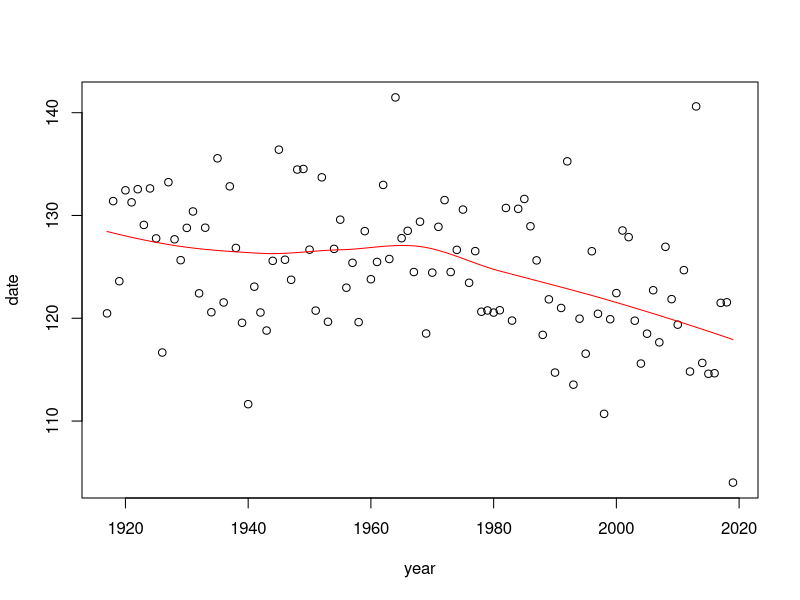
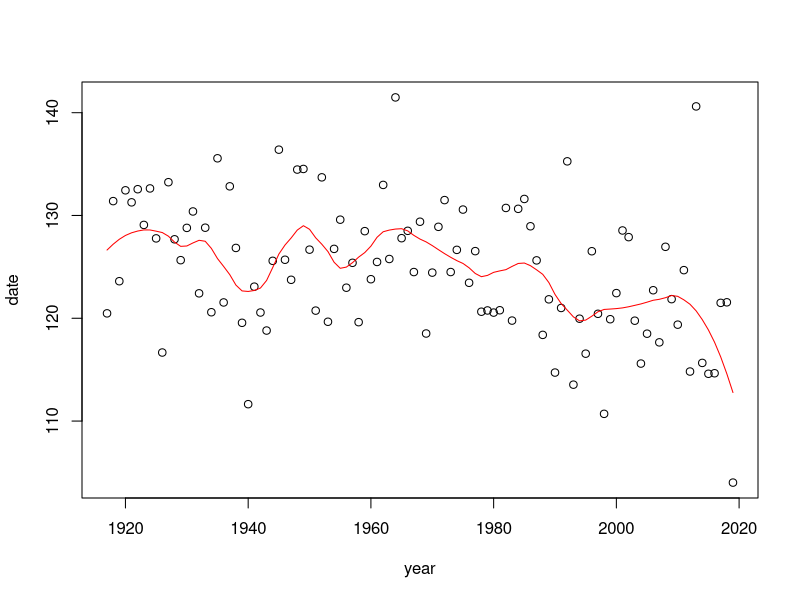
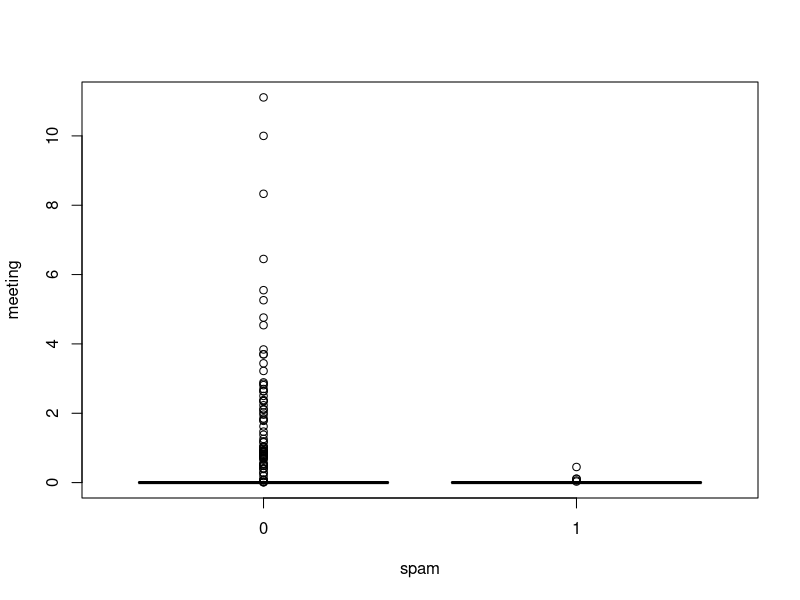
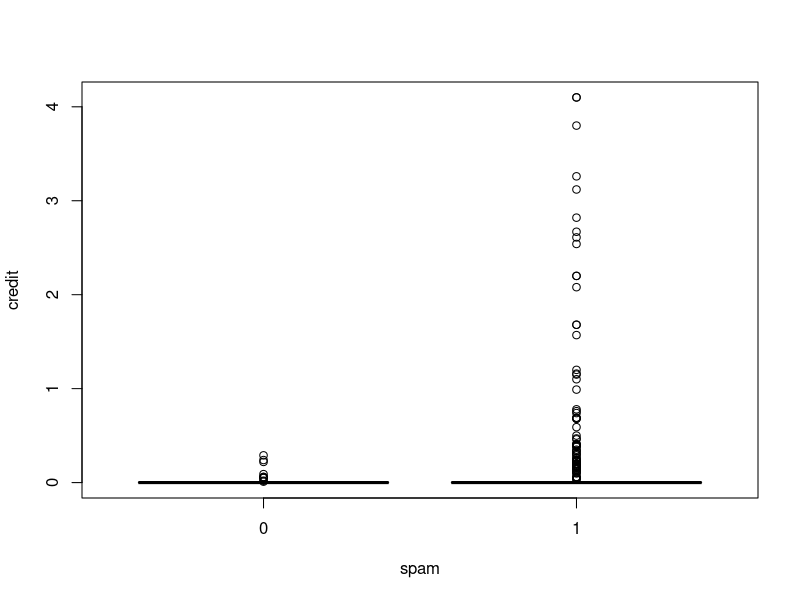

The R source for these figures, in order:
## ---- chunk 1
knitr::opts_chunk$set(echo = TRUE)
## ---- chunk 2
#read in data frame
data <- read.csv("nenana.csv")

# define variables
year <- data[,"year"]
date <- data[,"date"]

#Loess model
fit1 <- loess(date ~ year, span=.75)
plot(year, date)
lines(year, predict(fit1), col="red")

#Loess model 2 (smallest span)
fit2 <- loess(date ~ year, span=.25)
plot(year, date)
lines(year, predict(fit2), col="red")
## ---- chunk 3
#read in data frame
data2 <- read.csv("spam.csv")

#Define Variables
spam <- data2[,"spam"]
meeting <- data2[,"meeting"]
credit <- data2[,"credit"]

boxplot(meeting ~ spam)
## ---- chunk 4
boxplot(credit ~ spam)
## ---- chunk 5
fit3 <- glm(spam ~ meeting + credit + meeting*credit, family=binomial)
summary(fit3)
## ---- chunk 6
#Re-fit glm without interaction term
fit3 <- glm(spam ~ meeting + credit, family=binomial)
summary(fit3)
## ---- chunk 7
#Create data
new <- as.data.frame(t(c(.2, 0)))
colnames(new) <- c("credit", "meeting")

predlogodds <- predict(fit3, newdata=new)
1 / (1 + exp(-predlogodds))
## ---- chunk 8
predlogodds <- predict(fit3)
predprobs <- 1 / (1 + exp(-predlogodds))
predspam <- predprobs >= .5

#Create table predicted spam, spam
table(predspam, spam)
